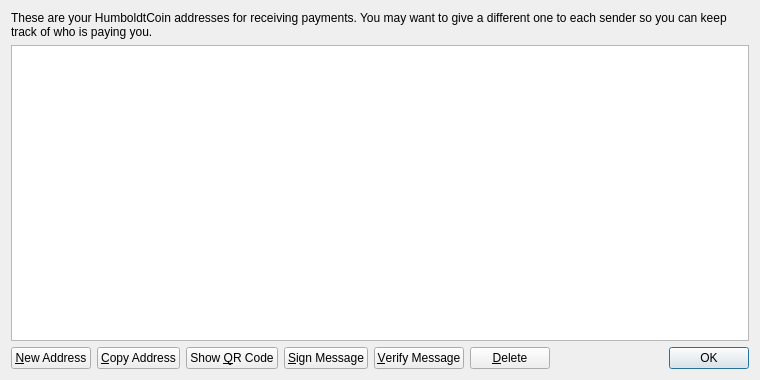
<?xml version="1.0" encoding="UTF-8"?>
<ui version="4.0">
 <class>AddressBookPage</class>
 <widget class="QWidget" name="AddressBookPage">
  <property name="geometry">
   <rect>
    <x>0</x>
    <y>0</y>
    <width>760</width>
    <height>380</height>
   </rect>
  </property>
  <property name="windowTitle">
   <string>Address Book</string>
  </property>
  <layout class="QVBoxLayout" name="verticalLayout">
   <item>
    <widget class="QLabel" name="labelExplanation">
     <property name="text">
      <string>These are your HumboldtCoin addresses for receiving payments. You may want to give a different one to each sender so you can keep track of who is paying you.</string>
     </property>
     <property name="textFormat">
      <enum>Qt::PlainText</enum>
     </property>
     <property name="wordWrap">
      <bool>true</bool>
     </property>
    </widget>
   </item>
   <item>
    <widget class="QTableView" name="tableView">
     <property name="contextMenuPolicy">
      <enum>Qt::CustomContextMenu</enum>
     </property>
     <property name="toolTip">
      <string>Double-click to edit address or label</string>
     </property>
     <property name="tabKeyNavigation">
      <bool>false</bool>
     </property>
     <property name="alternatingRowColors">
      <bool>true</bool>
     </property>
     <property name="selectionMode">
      <enum>QAbstractItemView::SingleSelection</enum>
     </property>
     <property name="selectionBehavior">
      <enum>QAbstractItemView::SelectRows</enum>
     </property>
     <property name="sortingEnabled">
      <bool>true</bool>
     </property>
     <attribute name="verticalHeaderVisible">
      <bool>false</bool>
     </attribute>
    </widget>
   </item>
   <item>
    <layout class="QHBoxLayout" name="horizontalLayout">
     <item>
      <widget class="QPushButton" name="newAddressButton">
       <property name="toolTip">
        <string>Create a new address</string>
       </property>
       <property name="text">
        <string>&amp;New Address</string>
       </property>
       <property name="icon">
        <iconset resource="../bitcoin.qrc">
         <normaloff>:/icons/add</normaloff>:/icons/add</iconset>
       </property>
      </widget>
     </item>
     <item>
      <widget class="QPushButton" name="copyToClipboard">
       <property name="toolTip">
        <string>Copy the currently selected address to the system clipboard</string>
       </property>
       <property name="text">
        <string>&amp;Copy Address</string>
       </property>
       <property name="icon">
        <iconset resource="../bitcoin.qrc">
         <normaloff>:/icons/editcopy</normaloff>:/icons/editcopy</iconset>
       </property>
      </widget>
     </item>
     <item>
      <widget class="QPushButton" name="showQRCode">
       <property name="text">
        <string>Show &amp;QR Code</string>
       </property>
       <property name="icon">
        <iconset resource="../bitcoin.qrc">
         <normaloff>:/icons/qrcode</normaloff>:/icons/qrcode</iconset>
       </property>
      </widget>
     </item>
     <item>
      <widget class="QPushButton" name="signMessage">
       <property name="toolTip">
        <string>Sign a message to prove you own a Bitcoin address</string>
       </property>
       <property name="text">
        <string>&amp;Sign Message</string>
       </property>
       <property name="icon">
        <iconset resource="../bitcoin.qrc">
         <normaloff>:/icons/edit</normaloff>:/icons/edit</iconset>
       </property>
      </widget>
     </item>
     <item>
      <widget class="QPushButton" name="verifyMessage">
       <property name="toolTip">
        <string>Verify a message to ensure it was signed with a specified Bitcoin address</string>
       </property>
       <property name="text">
        <string>&amp;Verify Message</string>
       </property>
       <property name="icon">
        <iconset resource="../bitcoin.qrc">
         <normaloff>:/icons/transaction_0</normaloff>:/icons/transaction_0</iconset>
       </property>
      </widget>
     </item>
     <item>
      <widget class="QPushButton" name="deleteButton">
       <property name="toolTip">
        <string>Delete the currently selected address from the list. Only sending addresses can be deleted.</string>
       </property>
       <property name="text">
        <string>&amp;Delete</string>
       </property>
       <property name="icon">
        <iconset resource="../bitcoin.qrc">
         <normaloff>:/icons/remove</normaloff>:/icons/remove</iconset>
       </property>
      </widget>
     </item>
     <item>
      <spacer name="horizontalSpacer">
       <property name="orientation">
        <enum>Qt::Horizontal</enum>
       </property>
       <property name="sizeHint" stdset="0">
        <size>
         <width>40</width>
         <height>20</height>
        </size>
       </property>
      </spacer>
     </item>
     <item>
      <widget class="QDialogButtonBox" name="buttonBox">
       <property name="sizePolicy">
        <sizepolicy hsizetype="Maximum" vsizetype="Fixed">
         <horstretch>0</horstretch>
         <verstretch>0</verstretch>
        </sizepolicy>
       </property>
       <property name="standardButtons">
        <set>QDialogButtonBox::Ok</set>
       </property>
      </widget>
     </item>
    </layout>
   </item>
  </layout>
 </widget>
 <resources>
  <include location="../bitcoin.qrc"/>
 </resources>
 <connections/>
</ui>
